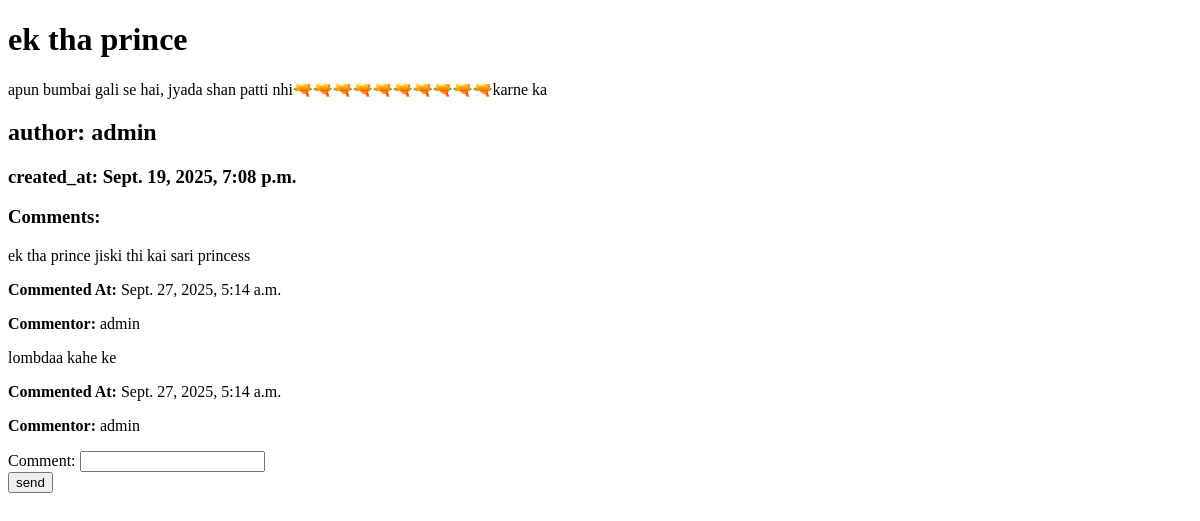
/post_detail/2/, run on an earlier commit of the app's database.
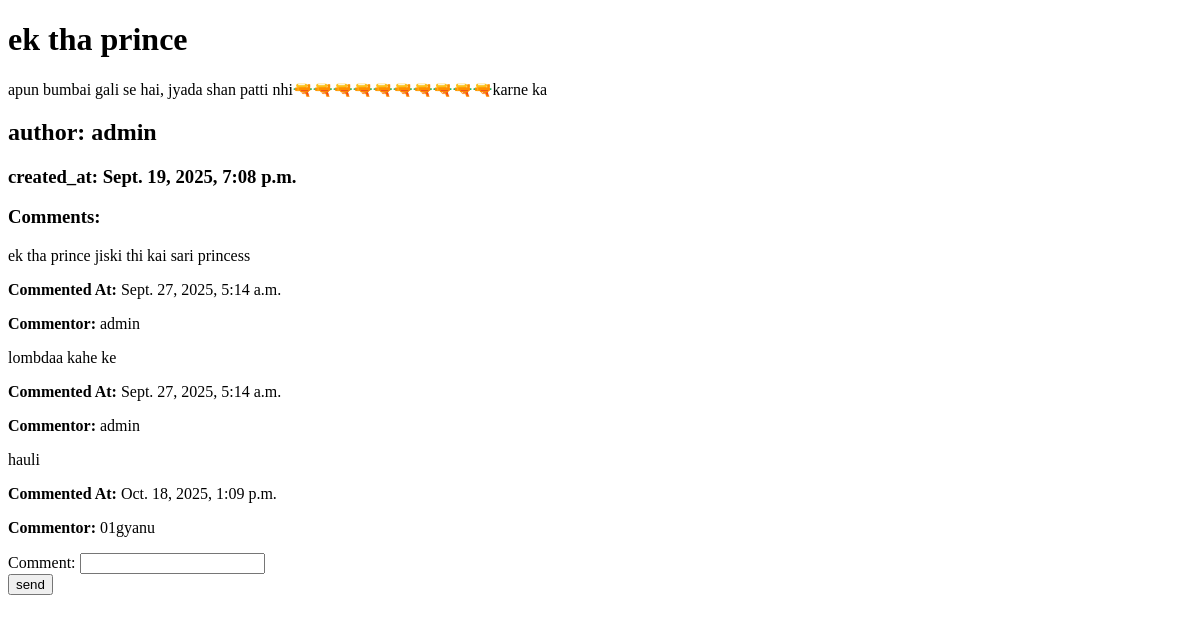
And on a later commit of the database.
### blog_app/models.py (models this page shows)
class Comment(models.Model):
	commentor=models.ForeignKey(User, on_delete=models.CASCADE)
	comment=models.CharField(max_length=500)
	created_at=models.DateTimeField(auto_now_add=True)
	post=models.ForeignKey(Post, on_delete=models.PROTECT)# AS WE DON'T WANT TO DELETE THE POST ON DELTEITON OF COMMENT

### blog_app/views.py (the view)
# urls.py: path('post_detail/<int:post_id>/',views.post_detail,name='post_detail'),
def post_detail(request,post_id):
	post=Post.objects.get(id=post_id)
	comments=post.comment_set.all()
	form=CommentForm()
	return render(request,'post_detail.html',{'post':post,'comments':comments,'form':form})

### blog_app/forms.py
class CommentForm(forms.ModelForm):
    class Meta:
        model=Comment
        fields=['comment']

### templates/post_detail.html (shortened to what this page needs)
<!DOCTYPE html>
<html lang="en">
<head>
</head>
<body>
    <h1>{{post.title}}</h1>
    <p>{{post.content}}</p>
    <h2>author: {{post.author}}</h2>
    <h3>created_at: {{post.created_at}}</h3>
    <h3>Comments:</h3>
    {% for comment in comments %}
    <div class="comment-box">
        <p class='comment-body'>{{ comment.comment }}</p>
        <p><b>Commented At:</b> {{ comment.created_at }}</p>
        <p><b>Commentor:</b> {{ comment.commentor }}</p>
    </div>
    {% endfor %}
    <form method="post" action="{% url 'create_comment' post.id %}">
        {{form}}
        <button type="submit">send</button>
    </form>
</body>
</html>

What changed in the data, as far as the page shows it:
added Comment: comment "hauli", created_at "Oct. 18, 2025, 1:09 p.m.", commentor "01gyanu"
